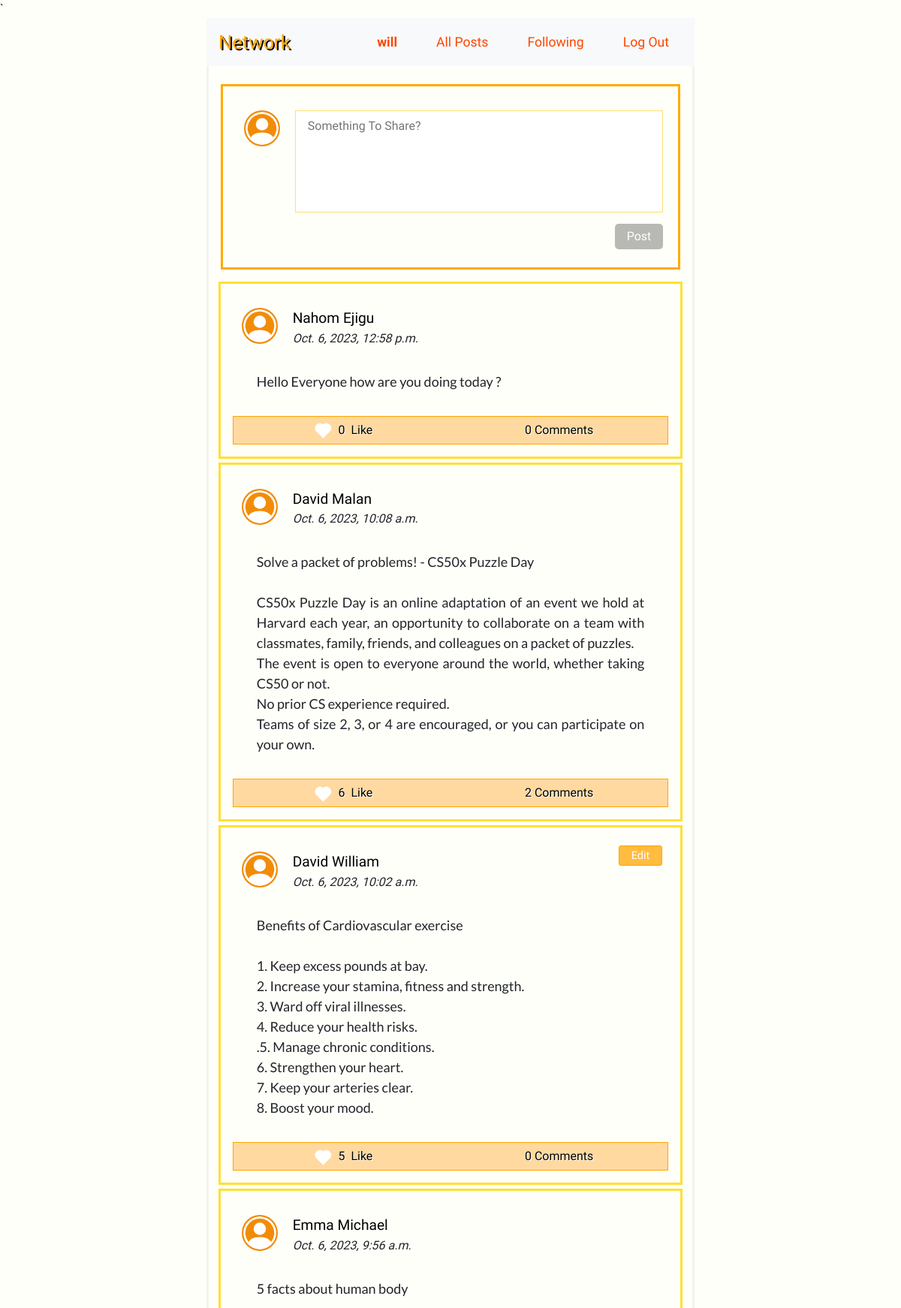
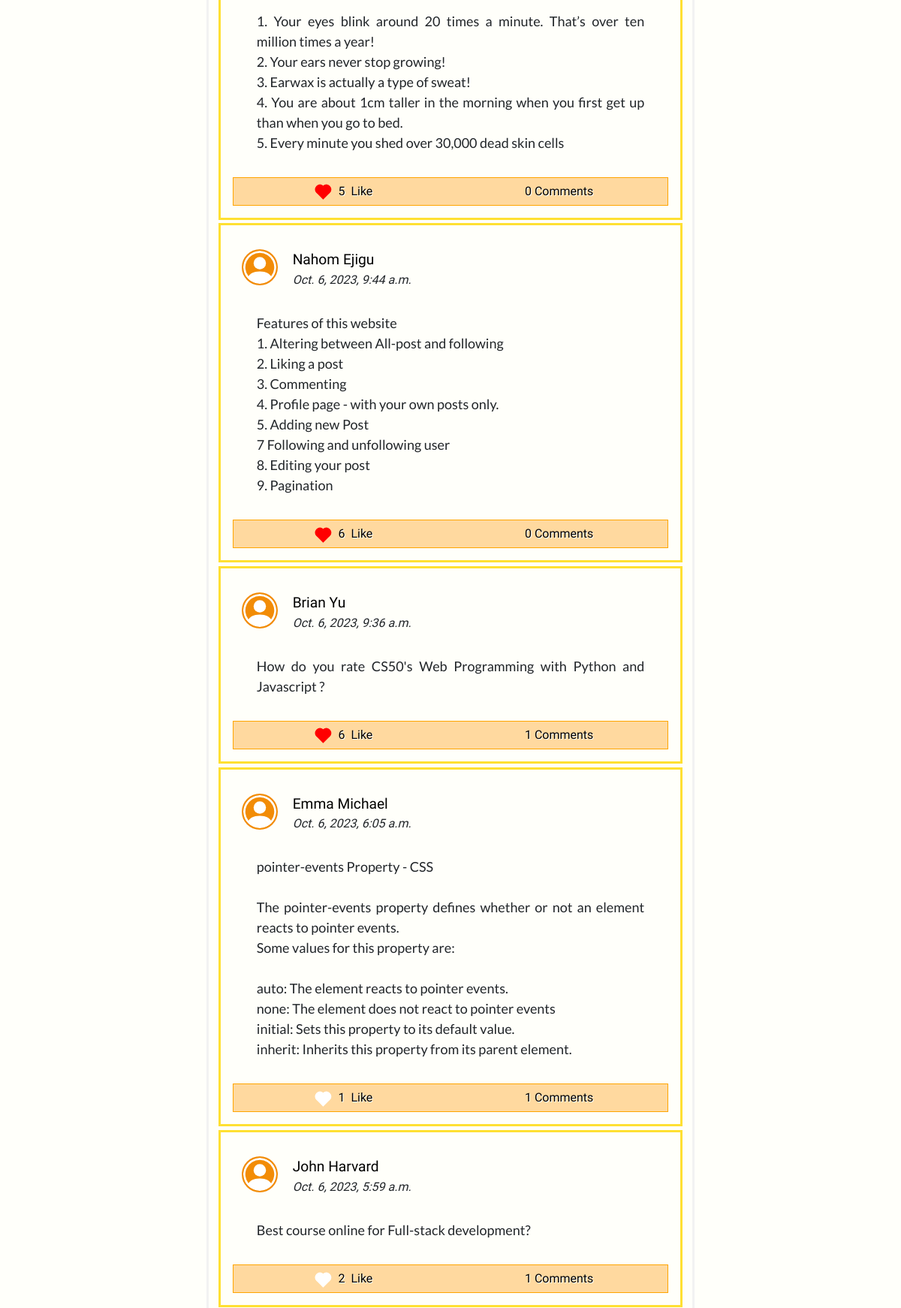
The app's page / (signed in, upper part) with its own data (2 pictures, top to bottom).
### network/models.py (models this page shows)
class User(AbstractUser):
    followers = models.ManyToManyField("self", blank=True, symmetrical=False, related_name="following")

class Post(models.Model):
    user = models.ForeignKey(User, on_delete=models.CASCADE, related_name='poster')
    post = models.TextField()
    date = models.DateTimeField(auto_now_add=True)
    like = models.ManyToManyField(User, blank=True, related_name='like')
    comment = models.ManyToManyField(Comment, blank=True, related_name="post")

### network/views.py (the view)
# urls.py: path("", views.index, name="index"),
def index(request):
    p = Paginator(Post.objects.all().order_by('-date'), 10)
    page = request.GET.get("page")
    posts = p.get_page(page)
    return render(request, "network/index.html", {
        "new_post": NewPost(),
        "posts": posts,
    })

### network/forms.py
class NewPost(forms.Form):
    post = forms.CharField(widget=forms.Textarea(attrs={"title":"Something To Share", "placeholder":"Something To Share?", "id":"text-post", "rows": "4" }))

### network/templates/network/index.html (shortened to what this page needs)
{% extends "network/layout.html" %}
{% block body %}
{% if user.is_authenticated %}
    <form id="form-post" action="{% url 'addpost' %}" method="post">
        <div class="new-post">
                <div  class="user-icon svg-user">
                </div>
                <div class="post-area">
                    {{ new_post.post }}
                    <div id="submit-post">
                        <input disabled id="input-post" type="submit" value="Post">
                    </div>
                </div>
        </div>
    </form>
{% endif %}
{% endblock %}

### network/templates/network/layout.html (shortened to what this page needs)
{% load static %}
<!DOCTYPE html>
<html lang="en">
    <head>
        <link href="https://cdn.jsdelivr.net/npm/bootstrap@5.3.1/dist/css/bootstrap.min.css" rel="stylesheet">
        <link rel="stylesheet" href="https://stackpath.bootstrapcdn.com/bootstrap/4.4.1/css/bootstrap.min.css">
        <link href="{% static 'network/styles.css' %}" rel="stylesheet">
    </head>
    <body>
        <div class="network" >
        <nav class="navbar navbar-expand-lg navbar-light bg-light">
            <a class="navbar-brand" href="{% url 'index' %}">Network</a>
            <ul class="navbar-nav mr-auto nav-bar-network">
            {% if user.is_authenticated %}
                <li class="nav-item user">
                    <a class="nav-link" href="{% url 'profile_page' user %}"><strong>{{ user.username }}</strong></a>
                </li>
            {% endif %}
            <li class="nav-item">
              <a class="nav-link" href="{% url 'index' %}">All Posts</a>
            </li>
            {% if user.is_authenticated %}
                <li class="nav-item following">
                    <a class="nav-link" href="{% url 'following' %}">Following</a>
                </li>
                <li class="nav-item">
                    <a class="nav-link" href="{% url 'logout' %}">Log Out</a>
                </li>
            {% endif %}
          </ul>
        </nav>
        </div>
        <div class="body">
        <div class="main">
        <div class="middle-everything">
        {% block body %}
        {% endblock %}
            {% for post in posts %}
            <div class="posts">
                <div class="username">
                    <div class="user-icon">
                    </div>
                    <div class="user-username">
                        <a  href="{% url 'profile_page' post.user %}" class="hyper-link-user">{{ post.user.first_name }} {{ post.user.last_name }} </a>
                        <div><i>{{ post.date  }}</i> </div>
                    </div>
                    {% if user == post.user %}
                    <button  class="edit"  data-post_id="{{ post.id }}">Edit</button>
                    {% endif %}
                </div>
                <div class="post-content">
                    {{ post.post|linebreaksbr }}
                </div>
                <div class="post-info">
                    <div>
                        <div class="span-like">
                            {% if user in post.like.all %}
                                <div class="liked heart" data-post_id="{{post.id}}" data-liked="True" class="not-liked like" > </div>
                            {% else %}
                                <div class="not-liked heart" data-post_id="{{post.id}}" data-liked="False" class="not-liked like">  </div>
                            {% endif %}
                        </div> &nbsp;<span data-post_id="{{post.id}}" class="like-number numbers"> {{ post.like.all.count }} </span> &nbsp;
                        Like
                    </div>
                    <div class="comments"> <span class="numbers"> {{ post.comment.all.count }}</span>&nbsp;Comments</div>
                </div>
            </div>
            {% endfor %}
        <br>
        </div>
        </div>
        </div>
    </body>
</html>

### records on screen
User: username "will"
Post: user.first_name "Nahom", user.last_name "Ejigu", date "Oct. 6, 2023, 12:58 p.m.", post "Hello Everyone how are you doing today ?", like.all.count "0", comment.all.count "0"
Post: user.first_name "David", user.last_name "Malan", date "Oct. 6, 2023, 10:08 a.m.", post "Solve a packet of problems! - CS50x Puzzle Day CS50x Puzzle Day is an online adaptation of an event we hold at Harvard each year, an opportunity to collaborate on a team with classmates, family, friends, and colleagues on a packet of puzzles. The event is open to everyone around the world, whether taking CS50 or not. No prior CS experience required. Teams of size 2, 3, or 4 are encouraged, or you can participate on your own.", like.all.count "6", comment.all.count "2"
Post: user.first_name "David", user.last_name "William", date "Oct. 6, 2023, 10:02 a.m.", post "Benefits of Cardiovascular exercise 1. Keep excess pounds at bay. 2. Increase your stamina, fitness and strength. 3. Ward off viral illnesses. 4. Reduce your health risks. .5. Manage chronic conditions. 6. Strengthen your heart. 7. Keep your arteries clear. 8. Boost your mood.", like.all.count "5", comment.all.count "0"
Post: user.first_name "Emma", user.last_name "Michael", date "Oct. 6, 2023, 9:56 a.m.", post "5 facts about human body 1. Your eyes blink around 20 times a minute. That’s over ten million times a year! 2. Your ears never stop growing! 3. Earwax is actually a type of sweat! 4. You are about 1cm taller in the morning when you first get up than when you go to bed. 5. Every minute you shed over 30,000 dead skin cells", like.all.count "5", comment.all.count "0"
Post: user.first_name "Nahom", user.last_name "Ejigu", date "Oct. 6, 2023, 9:44 a.m.", post "Features of this website 1. Altering between All-post and following 2. Liking a post 3. Commenting 4. Profile page - with your own posts only. 5. Adding new Post 7 Following and unfollowing user 8. Editing your post 9. Pagination", like.all.count "6", comment.all.count "0"
Post: user.first_name "Brian", user.last_name "Yu", date "Oct. 6, 2023, 9:36 a.m.", post "How do you rate CS50's Web Programming with Python and Javascript ?", like.all.count "6", comment.all.count "1"
Post: user.first_name "Emma", user.last_name "Michael", date "Oct. 6, 2023, 6:05 a.m.", post "pointer-events Property - CSS The pointer-events property defines whether or not an element reacts to pointer events. Some values for this property are: auto: The element reacts to pointer events. none: The element does not react to pointer events initial: Sets this property to its default value. inherit: Inherits this property from its parent element.", like.all.count "1", comment.all.count "1"
Post: user.first_name "John", user.last_name "Harvard", date "Oct. 6, 2023, 5:59 a.m.", post "Best course online for Full-stack development?", like.all.count "2", comment.all.count "1"
